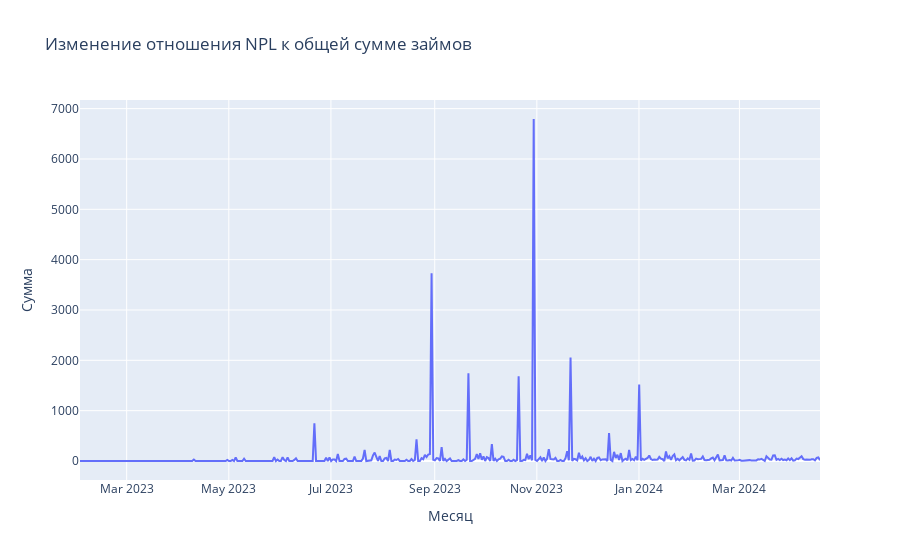

Write notebook code for a chart like this one.
### Code cell
fig = px.line(npl, x='payment_date', y='ratio', title='Изменение отношения NPL к общей сумме займов')

# Подпись осей
fig.update_xaxes(title_text='Месяц')
fig.update_yaxes(title_text='Сумма')

fig.show()

### Figure 1 — Plotly figure (JSON) as saved in the notebook; plotly's stock layout.template omitted (floating-point values rounded to 4 significant figures; data arrays with more than 128 entries replaced by an {"elided": "..."} marker saying what was removed)
{"data": [{"hovertemplate": "payment_date=%{x}<br>ratio=%{y}<extra></extra>", "legendgroup": "", "line": {"color": "#636efa", "dash": "solid"}, "marker": {"symbol": "circle"}, "mode": "lines", "name": "", "orientation": "v", "showlegend": false, "type": "scatter", "x": {"elided": "441 str values"}, "xaxis": "x", "y": {"elided": "441 float values"}, "yaxis": "y"}], "layout": {"autosize": true, "legend": {"tracegroupgap": 0}, "title": {"text": "Изменение отношения NPL к общей сумме займов"}, "xaxis": {"anchor": "y", "autorange": true, "domain": [0, 1], "range": ["2023-02-01 03:00", "2024-04-18 03:00"], "title": {"text": "Месяц"}, "type": "date"}, "yaxis": {"anchor": "x", "autorange": true, "domain": [0, 1], "range": [-377.5, 7172.0], "title": {"text": "Сумма"}, "type": "linear"}}}
